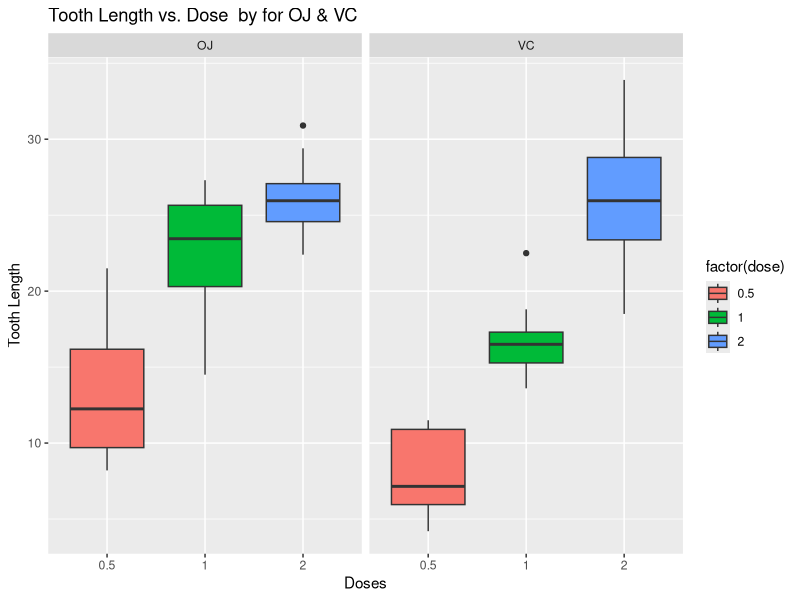
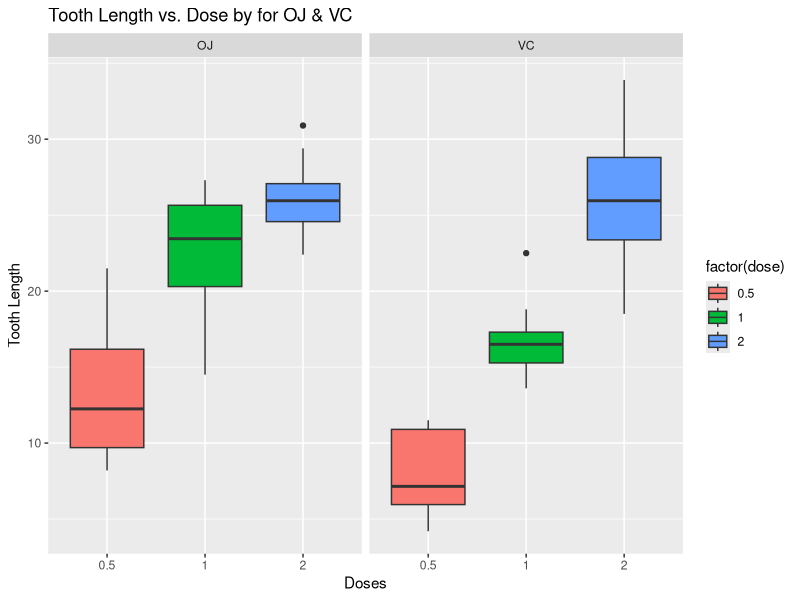

These figures' R source, in order:
## ---- chunk 1
    library(dplyr)
    library(ggplot2)

## ---- chunk 2
    library(datasets)
    data(ToothGrowth)
## ---- chunk 3
            str(ToothGrowth)
            head(ToothGrowth)
            tail(ToothGrowth)
## ---- chunk 4

            dim(ToothGrowth)
 
## ---- chunk 5

           length(ToothGrowth$len)

## ---- chunk 6

          aggregate(ToothGrowth$len,list(ToothGrowth$supp,ToothGrowth$dose),mean)

## ---- chunk 7

            aggregate(ToothGrowth$len,list(ToothGrowth$supp,ToothGrowth$dose),sd)

## ---- chunk 8
            ggplot(ToothGrowth, aes(x = factor(dose), y = len, fill = factor(dose)))+
                  geom_boxplot()+
                  facet_grid(.~supp)+
                  labs(title = "Tooth Length vs. Dose  by for OJ & VC",
                  x = "Doses", y = "Tooth Length")

## ---- chunk 9

            summary(ToothGrowth)

## ---- chunk 10

            table(ToothGrowth$supp,ToothGrowth$dose)

## ---- chunk 11

            ojdose0.5 <- ToothGrowth %>% filter(supp=="OJ" & dose=="0.5")
            vcdose0.5 <- ToothGrowth %>% filter(supp=="VC" & dose=="0.5")
            t.test(ojdose0.5$len,vcdose0.5$len)

## ---- chunk 12

            ojdose1 <- ToothGrowth %>% filter(supp=="OJ" & dose=="1")
            vcdose1 <- ToothGrowth %>% filter(supp=="VC" & dose=="1")
            t.test(ojdose1$len,vcdose1$len)

## ---- chunk 13

            ojdose2 <- ToothGrowth %>% filter(supp=="OJ" & dose=="2")
            vcdose2 <- ToothGrowth %>% filter(supp=="VC" & dose=="2")
            t.test(ojdose2$len,vcdose2$len)

## ---- chunk 14
    head(ToothGrowth)

## ---- chunk 15
    dim(ToothGrowth)
## ---- chunk 16
    table(ToothGrowth$supp,ToothGrowth$dose)
## ---- chunk 17
    ggplot(ToothGrowth, aes(x = factor(dose), y = len, fill = factor(dose)))+ 
    geom_boxplot()+ 
    facet_grid(.~supp)+ 
    labs(title = "Tooth Length vs. Dose by for OJ & VC", 
    x = "Doses", y = "Tooth Length")

## ---- chunk 18
    ojdose0.5 <- ToothGrowth %>% filter(supp=="OJ" & dose=="0.5") 
    vcdose0.5 <- ToothGrowth %>% filter(supp=="VC" & dose=="0.5")   
    t.test(ojdose0.5$len,vcdose0.5$len)

## ---- chunk 19
    ojdose1 <- ToothGrowth %>% filter(supp=="OJ" & dose=="1") 
    vcdose1 <- ToothGrowth %>% filter(supp=="VC" & dose=="1") 
    t.test(ojdose1$len,vcdose1$len)

## ---- chunk 20
    ojdose2 <- ToothGrowth %>% filter(supp=="OJ" & dose=="2") 
    vcdose2 <- ToothGrowth %>% filter(supp=="VC" & dose=="2") 
    t.test(ojdose2$len,vcdose2$len)
